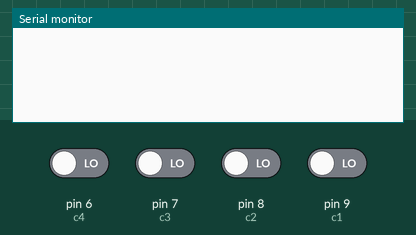
Recording of a sketch running on a simulated Arduino Uno, built with avr-gcc and run on an emulated ATmega328P. Parts: the last lines printed to the serial monitor. The inputs (shaded band) are chosen by the test bench; at power-on: pin 6 (c4), pin 7 (c3), pin 8 (c2), pin 9 (c1) LOW.

Above: at 1.2 s.
1.3 s: pin 6 (c4) driven HIGH
At 1.51 s:
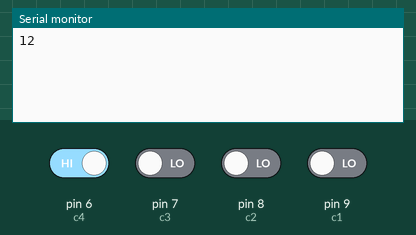
3.1 s: pin 7 (c3) driven HIGH
At 3.31 s:
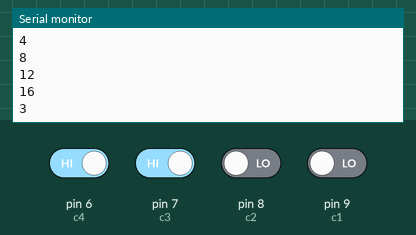
4.6 s: pin 8 (c2) driven HIGH
At 5.11 s:
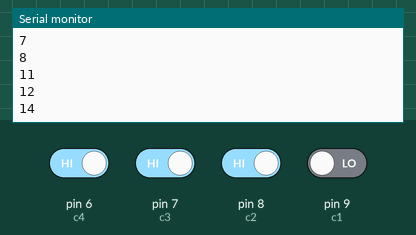
6.1 s: pin 9 (c1) driven HIGH
At 6.91 s:
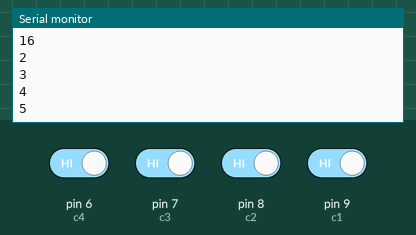
Timing chart, 0 to 8.6 s (numbered marks = the images above; inputs shaded):
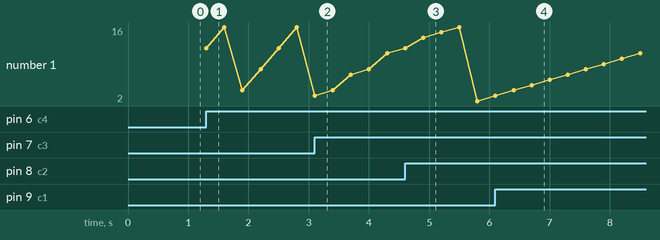

Measured:
- after the input at 1.3 s, the serial monitor: prints a new line at once (image 1)
- after the input at 3.1 s, the serial monitor: prints a new line at once (image 2)
- after the input at 4.6 s, the serial monitor: prints a new line after 0.30 s (image 3)
- after the input at 6.1 s, the serial monitor: prints a new line after 0.60 s (image 4)
- plotted number 1: 16 → 11 after the input at 3.1 s, 11 → 2 after the input at 4.6 s

The sketch:

real.ino
```cpp
int r1=13;
int r2=12;
int r3=11;
int r4=10;
int c1=9;
int c2=8;
int c3=7;
int c4=6;
void setup() {
  // put your setup code here, to run once:
pinMode(r1,OUTPUT);
  pinMode(r2,OUTPUT);
  pinMode(r3,OUTPUT);
  pinMode(r4,OUTPUT);
  pinMode(c1,INPUT);
  pinMode(c2,INPUT);
  pinMode(c3,INPUT);
  pinMode(c4,INPUT);
  Serial.begin(9600);

}

void loop() {
  // put your main code here, to run repeatedly:
digitalWrite(r1,HIGH);
digitalWrite(r2,LOW);
digitalWrite(r3,LOW);
digitalWrite(r4,LOW);

if(digitalRead(c1)==HIGH)
  {
    Serial.println("1");
     delay(300);
  }
  if(digitalRead(c2)==HIGH)
  {
    Serial.println("2");
    delay(300);
  }
  if(digitalRead(c3)==HIGH)
  {
    Serial.println("3");
    delay(300);
  }
if(digitalRead(c4)==HIGH)
  {
    Serial.println("4");
    delay(300);
    }


digitalWrite(r1,LOW);
digitalWrite(r2,HIGH);
digitalWrite(r3,LOW);
digitalWrite(r4,LOW);

if(digitalRead(c1)==HIGH)
  {
    Serial.println("5");
     delay(300);
  }
  if(digitalRead(c2)==HIGH)
  {
     Serial.println("6");
     delay(300);
  }
  if(digitalRead(c3)==HIGH)
  {
     Serial.println("7");
     delay(300);
  }
if(digitalRead(c4)==HIGH)
  {
     Serial.println("8");
     delay(300);
  }


digitalWrite(r1,LOW);
digitalWrite(r2,LOW);
digitalWrite(r3,HIGH);
digitalWrite(r4,LOW);


if(digitalRead(c1)==HIGH)
  {
     Serial.println("9");
     delay(300);
  }
  if(digitalRead(c2)==HIGH)
  {
     Serial.println("10");
     delay(300);
 }
  if(digitalRead(c3)==HIGH)
  {
     Serial.println("11");
     delay(300);
  }
if(digitalRead(c4)==HIGH)
  {
     Serial.println("12");
     delay(300);
  }
digitalWrite(r1,LOW);
digitalWrite(r2,LOW);
digitalWrite(r3,LOW);
digitalWrite(r4,HIGH);


if(digitalRead(c1)==HIGH)
  {

     Serial.println("13");
     delay(300);
  }
  if(digitalRead(c2)==HIGH)
  {
     Serial.println("14");

     delay(300);
  }
  if(digitalRead(c3)==HIGH)
  {
     Serial.println("15");

     delay(300);
  }
if(digitalRead(c4)==HIGH)
  {
     Serial.println("16");

     delay(300);
  }

  }
```
